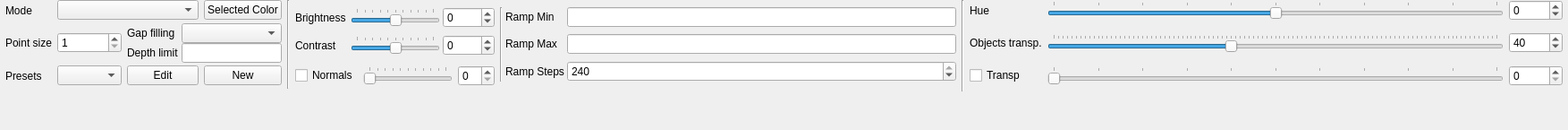
<?xml version="1.0" encoding="UTF-8"?>
<ui version="4.0">
 <class>toolbar_rendersettingsgroup</class>
 <widget class="QWidget" name="toolbar_rendersettingsgroup">
  <property name="geometry">
   <rect>
    <x>0</x>
    <y>0</y>
    <width>1753</width>
    <height>145</height>
   </rect>
  </property>
  <property name="windowTitle">
   <string>RenderSettings</string>
  </property>
  <layout class="QGridLayout" name="gridLayout_4">
   <property name="leftMargin">
    <number>6</number>
   </property>
   <property name="topMargin">
    <number>0</number>
   </property>
   <property name="rightMargin">
    <number>6</number>
   </property>
   <property name="bottomMargin">
    <number>0</number>
   </property>
   <property name="verticalSpacing">
    <number>3</number>
   </property>
   <item row="2" column="5">
    <widget class="QCheckBox" name="checkBox_normals">
     <property name="toolTip">
      <string>Two types of normals are available: normal type 1 (greyed out), normal type 2 (ticked).</string>
     </property>
     <property name="text">
      <string>Normals</string>
     </property>
     <property name="tristate">
      <bool>true</bool>
     </property>
    </widget>
   </item>
   <item row="1" column="2" colspan="2">
    <widget class="QWidget" name="gap_filling_group" native="true">
     <layout class="QGridLayout" name="gridLayout_gap_filling">
      <property name="leftMargin">
       <number>0</number>
      </property>
      <property name="topMargin">
       <number>0</number>
      </property>
      <property name="rightMargin">
       <number>0</number>
      </property>
      <property name="bottomMargin">
       <number>0</number>
      </property>
      <property name="horizontalSpacing">
       <number>3</number>
      </property>
      <property name="verticalSpacing">
       <number>0</number>
      </property>
      <item row="0" column="0">
       <widget class="QLabel" name="label_gapFilling">
        <property name="text">
         <string>Gap filling</string>
        </property>
       </widget>
      </item>
      <item row="0" column="1">
       <widget class="QComboBox" name="comboBox_gapFillingStrength"/>
      </item>
      <item row="1" column="0">
       <widget class="QLabel" name="label_gapFillingDepthLimit">
        <property name="text">
         <string>Depth limit</string>
        </property>
       </widget>
      </item>
      <item row="1" column="1">
       <widget class="QDoubleEdit" name="lineEdit_gapFillingDepthLimit">
        <property name="toolTip">
         <string>0 = no limit</string>
        </property>
        <property name="minimumSize">
         <size>
          <width>70</width>
          <height>0</height>
         </size>
        </property>
       </widget>
      </item>
     </layout>
    </widget>
   </item>
   <item row="2" column="6">
    <widget class="QSlider" name="slider_normals">
     <property name="minimumSize">
      <size>
       <width>100</width>
       <height>0</height>
      </size>
     </property>
     <property name="maximumSize">
      <size>
       <width>100</width>
       <height>16777215</height>
      </size>
     </property>
     <property name="maximum">
      <number>100</number>
     </property>
     <property name="singleStep">
      <number>1</number>
     </property>
     <property name="orientation">
      <enum>Qt::Horizontal</enum>
     </property>
     <property name="tickPosition">
      <enum>QSlider::TicksAbove</enum>
     </property>
    </widget>
   </item>
   <item row="0" column="5" rowspan="2" colspan="3">
    <widget class="QWidget" name="adjust_options" native="true">
     <layout class="QGridLayout" name="gridLayout_3">
      <property name="leftMargin">
       <number>0</number>
      </property>
      <property name="topMargin">
       <number>0</number>
      </property>
      <property name="rightMargin">
       <number>0</number>
      </property>
      <property name="bottomMargin">
       <number>0</number>
      </property>
      <property name="horizontalSpacing">
       <number>3</number>
      </property>
      <property name="verticalSpacing">
       <number>0</number>
      </property>
      <item row="1" column="1">
       <widget class="QSlider" name="contrastSaturationSlider">
        <property name="sizePolicy">
         <sizepolicy hsizetype="Minimum" vsizetype="Fixed">
          <horstretch>0</horstretch>
          <verstretch>0</verstretch>
         </sizepolicy>
        </property>
        <property name="minimumSize">
         <size>
          <width>100</width>
          <height>0</height>
         </size>
        </property>
        <property name="minimum">
         <number>-100</number>
        </property>
        <property name="maximum">
         <number>100</number>
        </property>
        <property name="singleStep">
         <number>20</number>
        </property>
        <property name="orientation">
         <enum>Qt::Horizontal</enum>
        </property>
        <property name="tickPosition">
         <enum>QSlider::TicksAbove</enum>
        </property>
       </widget>
      </item>
      <item row="0" column="2">
       <widget class="QSpinBox" name="brightnessLuminanceSpinBox">
        <property name="minimum">
         <number>-100</number>
        </property>
        <property name="maximum">
         <number>100</number>
        </property>
       </widget>
      </item>
      <item row="1" column="2">
       <widget class="QSpinBox" name="contrastSaturationSpinBox">
        <property name="minimum">
         <number>-100</number>
        </property>
        <property name="maximum">
         <number>100</number>
        </property>
       </widget>
      </item>
      <item row="0" column="0">
       <widget class="QLabel" name="brightnessLuminanceLabel">
        <property name="maximumSize">
         <size>
          <width>16777215</width>
          <height>16777215</height>
         </size>
        </property>
        <property name="text">
         <string>Brightness</string>
        </property>
        <property name="margin">
         <number>3</number>
        </property>
       </widget>
      </item>
      <item row="0" column="1">
       <widget class="QSlider" name="brightnessLuminanceSlider">
        <property name="sizePolicy">
         <sizepolicy hsizetype="Minimum" vsizetype="Fixed">
          <horstretch>0</horstretch>
          <verstretch>0</verstretch>
         </sizepolicy>
        </property>
        <property name="minimumSize">
         <size>
          <width>100</width>
          <height>0</height>
         </size>
        </property>
        <property name="minimum">
         <number>-100</number>
        </property>
        <property name="maximum">
         <number>100</number>
        </property>
        <property name="singleStep">
         <number>20</number>
        </property>
        <property name="orientation">
         <enum>Qt::Horizontal</enum>
        </property>
        <property name="tickPosition">
         <enum>QSlider::TicksAbove</enum>
        </property>
       </widget>
      </item>
      <item row="1" column="0">
       <widget class="QLabel" name="contrastSaturationLabel">
        <property name="text">
         <string>Contrast</string>
        </property>
        <property name="margin">
         <number>3</number>
        </property>
       </widget>
      </item>
     </layout>
    </widget>
   </item>
   <item row="1" column="1">
    <widget class="QSpinBox" name="spinBox_pointSize">
     <property name="minimum">
      <number>1</number>
     </property>
     <property name="maximum">
      <number>15</number>
     </property>
     <property name="value">
      <number>1</number>
     </property>
    </widget>
   </item>
   <item row="0" column="9" rowspan="5">
    <widget class="Line" name="line_3">
     <property name="orientation">
      <enum>Qt::Vertical</enum>
     </property>
    </widget>
   </item>
   <item row="0" column="0">
    <widget class="QLabel" name="label_renderMode">
     <property name="text">
      <string>Mode</string>
     </property>
    </widget>
   </item>
   <item row="2" column="7">
    <widget class="QSpinBox" name="spinBox_normals"/>
   </item>
   <item row="0" column="8" rowspan="5">
    <widget class="QWidget" name="ramp_options" native="true">
     <layout class="QGridLayout" name="gridLayout_2">
      <property name="leftMargin">
       <number>0</number>
      </property>
      <property name="topMargin">
       <number>0</number>
      </property>
      <property name="rightMargin">
       <number>0</number>
      </property>
      <property name="bottomMargin">
       <number>0</number>
      </property>
      <property name="horizontalSpacing">
       <number>3</number>
      </property>
      <property name="verticalSpacing">
       <number>0</number>
      </property>
      <item row="0" column="0" rowspan="3">
       <widget class="Line" name="line_2">
        <property name="orientation">
         <enum>Qt::Vertical</enum>
        </property>
       </widget>
      </item>
      <item row="2" column="1">
       <widget class="QLabel" name="label_rampStep">
        <property name="text">
         <string>Ramp Steps</string>
        </property>
       </widget>
      </item>
      <item row="0" column="1">
       <widget class="QLabel" name="label_rampMin">
        <property name="text">
         <string>Ramp Min</string>
        </property>
       </widget>
      </item>
      <item row="2" column="2">
       <widget class="QSpinBox" name="spinBox_rampStep">
        <property name="minimum">
         <number>4</number>
        </property>
        <property name="maximum">
         <number>240</number>
        </property>
        <property name="singleStep">
         <number>1</number>
        </property>
        <property name="value">
         <number>240</number>
        </property>
       </widget>
      </item>
      <item row="0" column="2">
       <widget class="QDoubleEdit" name="lineEdit_rampMin">
        <property name="minimumSize">
         <size>
          <width>80</width>
          <height>0</height>
         </size>
        </property>
        <property name="toolTip">
         <string>These values apply to tags, points, spheres, cylinders. The ramps on the boxes are determined by their thickness (Z, blue axis).</string>
        </property>
       </widget>
      </item>
      <item row="1" column="2">
       <widget class="QDoubleEdit" name="lineEdit_rampMax">
        <property name="toolTip">
         <string>These values apply to tags, points, spheres, cylinders. The ramps on the boxes are determined by their thickness (Z, blue axis).</string>
        </property>
       </widget>
      </item>
      <item row="1" column="1">
       <widget class="QLabel" name="label_rampMax">
        <property name="text">
         <string>Ramp Max</string>
        </property>
       </widget>
      </item>
     </layout>
    </widget>
   </item>
   <item row="0" column="1" colspan="2">
    <widget class="QComboBox" name="comboBox_renderMode">
     <property name="focusPolicy">
      <enum>Qt::NoFocus</enum>
     </property>
    </widget>
   </item>
   <item row="0" column="4" rowspan="4">
    <widget class="Line" name="line">
     <property name="orientation">
      <enum>Qt::Vertical</enum>
     </property>
    </widget>
   </item>
   <item row="5" column="0">
    <spacer name="verticalSpacer">
     <property name="orientation">
      <enum>Qt::Vertical</enum>
     </property>
     <property name="sizeHint" stdset="0">
      <size>
       <width>0</width>
       <height>0</height>
      </size>
     </property>
    </spacer>
   </item>
   <item row="2" column="2">
    <widget class="QPushButton" name="pushButton_editDisplayPresets">
     <property name="text">
      <string>Edit</string>
     </property>
    </widget>
   </item>
   <item row="1" column="0">
    <widget class="QLabel" name="label_pointSize">
     <property name="text">
      <string>Point size</string>
     </property>
    </widget>
   </item>
   <item row="2" column="0">
    <widget class="QLabel" name="label_displayPreset">
     <property name="toolTip">
      <string>Use this section to save renderings and visibility parameters. The initial preset is provided as standard and cannot be deleted.</string>
     </property>
     <property name="text">
      <string>Presets</string>
     </property>
    </widget>
   </item>
   <item row="2" column="1">
    <widget class="QComboBox" name="comboBox_displayPresets"/>
   </item>
   <item row="0" column="3">
    <widget class="QPushButton" name="pushButton_color">
     <property name="text">
      <string>Selected Color</string>
     </property>
    </widget>
   </item>
   <item row="2" column="3">
    <widget class="QPushButton" name="pushButton_newDisplayPresets">
     <property name="text">
      <string>New</string>
     </property>
    </widget>
   </item>
   <item row="2" column="10">
    <widget class="QCheckBox" name="transparencyCheckBox">
     <property name="enabled">
      <bool>true</bool>
     </property>
     <property name="text">
      <string>Transp</string>
     </property>
    </widget>
   </item>
   <item row="0" column="10">
    <widget class="QLabel" name="falseColorLabel">
     <property name="text">
      <string>Hue</string>
     </property>
     <property name="margin">
      <number>3</number>
     </property>
    </widget>
   </item>
   <item row="1" column="10">
    <widget class="QLabel" name="alphaObjectsLabel">
     <property name="text">
      <string>Objects transp.</string>
     </property>
    </widget>
   </item>
   <item row="2" column="11">
    <widget class="QSlider" name="transparencySlider">
     <property name="sizePolicy">
      <sizepolicy hsizetype="Minimum" vsizetype="Fixed">
       <horstretch>0</horstretch>
       <verstretch>0</verstretch>
      </sizepolicy>
     </property>
     <property name="minimumSize">
      <size>
       <width>120</width>
       <height>0</height>
      </size>
     </property>
     <property name="maximum">
      <number>100</number>
     </property>
     <property name="singleStep">
      <number>10</number>
     </property>
     <property name="orientation">
      <enum>Qt::Horizontal</enum>
     </property>
     <property name="tickPosition">
      <enum>QSlider::TicksAbove</enum>
     </property>
     <property name="tickInterval">
      <number>10</number>
     </property>
    </widget>
   </item>
   <item row="1" column="11">
    <widget class="QSlider" name="alphaObjectsSlider">
     <property name="maximum">
      <number>100</number>
     </property>
     <property name="value">
      <number>40</number>
     </property>
     <property name="orientation">
      <enum>Qt::Horizontal</enum>
     </property>
     <property name="tickPosition">
      <enum>QSlider::TicksAbove</enum>
     </property>
     <property name="tickInterval">
      <number>0</number>
     </property>
    </widget>
   </item>
   <item row="0" column="11">
    <widget class="QSlider" name="falseColorSlider">
     <property name="sizePolicy">
      <sizepolicy hsizetype="Minimum" vsizetype="Fixed">
       <horstretch>0</horstretch>
       <verstretch>0</verstretch>
      </sizepolicy>
     </property>
     <property name="minimumSize">
      <size>
       <width>100</width>
       <height>0</height>
      </size>
     </property>
     <property name="minimum">
      <number>-100</number>
     </property>
     <property name="maximum">
      <number>100</number>
     </property>
     <property name="singleStep">
      <number>20</number>
     </property>
     <property name="value">
      <number>0</number>
     </property>
     <property name="orientation">
      <enum>Qt::Horizontal</enum>
     </property>
     <property name="tickPosition">
      <enum>QSlider::TicksAbove</enum>
     </property>
    </widget>
   </item>
   <item row="2" column="12">
    <widget class="QSpinBox" name="transparencySpinBox">
     <property name="minimumSize">
      <size>
       <width>60</width>
       <height>0</height>
      </size>
     </property>
     <property name="maximumSize">
      <size>
       <width>70</width>
       <height>16777215</height>
      </size>
     </property>
     <property name="maximum">
      <number>100</number>
     </property>
    </widget>
   </item>
   <item row="1" column="12">
    <widget class="QSpinBox" name="alphaObjectsSpinBox">
     <property name="maximum">
      <number>100</number>
     </property>
     <property name="value">
      <number>40</number>
     </property>
    </widget>
   </item>
   <item row="0" column="12">
    <widget class="QSpinBox" name="falseColorSpinBox">
     <property name="minimum">
      <number>-100</number>
     </property>
     <property name="maximum">
      <number>100</number>
     </property>
    </widget>
   </item>
  </layout>
 </widget>
 <layoutdefault spacing="6" margin="11"/>
 <customwidgets>
  <customwidget>
   <class>QDoubleEdit</class>
   <extends>QLineEdit</extends>
   <header>qdoubleedit.h</header>
  </customwidget>
 </customwidgets>
 <tabstops>
  <tabstop>spinBox_pointSize</tabstop>
  <tabstop>comboBox_gapFillingStrength</tabstop>
  <tabstop>lineEdit_gapFillingDepthLimit</tabstop>
  <tabstop>comboBox_displayPresets</tabstop>
  <tabstop>pushButton_editDisplayPresets</tabstop>
  <tabstop>pushButton_newDisplayPresets</tabstop>
  <tabstop>brightnessLuminanceSlider</tabstop>
  <tabstop>brightnessLuminanceSpinBox</tabstop>
  <tabstop>contrastSaturationSlider</tabstop>
  <tabstop>contrastSaturationSpinBox</tabstop>
  <tabstop>lineEdit_rampMin</tabstop>
  <tabstop>lineEdit_rampMax</tabstop>
  <tabstop>spinBox_rampStep</tabstop>
 </tabstops>
 <resources>
  <include location="../../../openscantools.qrc"/>
 </resources>
 <connections/>
</ui>
